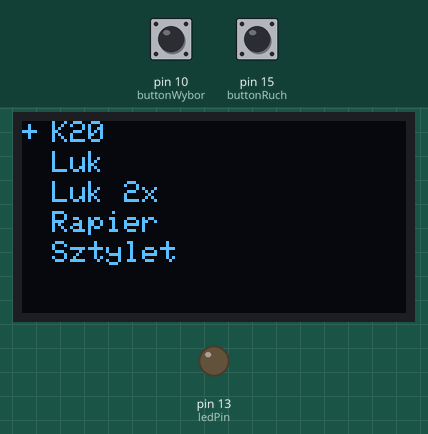
Recording of a sketch running on a simulated Arduino Uno, built with avr-gcc and run on an emulated ATmega328P. On the bench: 128×64 one-colour display, output pins drawn as LEDs (lit = HIGH). The test bench sets the inputs (shaded band); at power-on: pin 15 (buttonRuch) LOW, pin 10 (buttonWybor) LOW. Random numbers use the default seed unless the sketch sets one.

Above: at 2.6 s.
2.7 s: pin 15 (buttonRuch) pulled HIGH for 0.15 s
At 4.2 s:
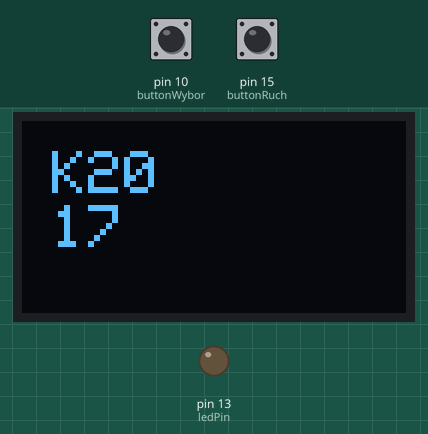
4.3 s: pin 10 (buttonWybor) pulled HIGH for 1 s
At 6.5 s:
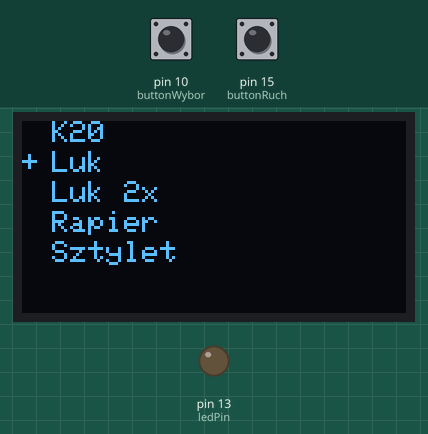
6.8 s: pin 15 (buttonRuch) pulled HIGH for 1 s
At 9.0 s:
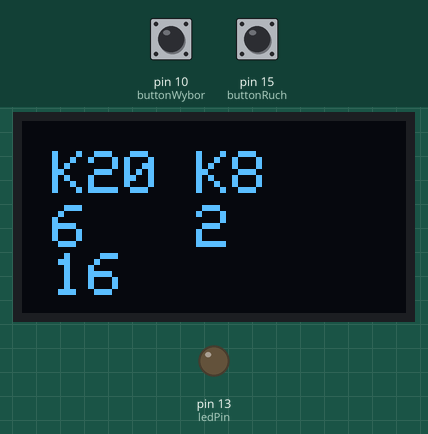
9.3 s: pin 10 (buttonWybor) pulled HIGH for 0.15 s
At 10.1 s:
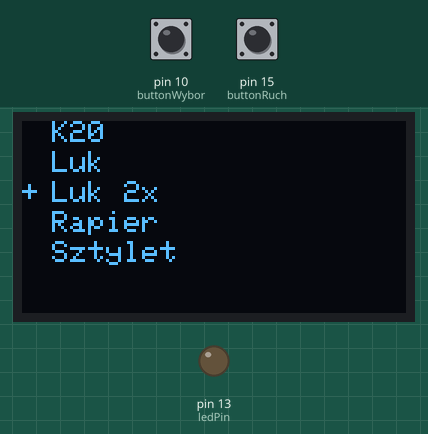
11.0 s: pin 15 (buttonRuch) pulled HIGH for 0.15 s
At 13.2 s:
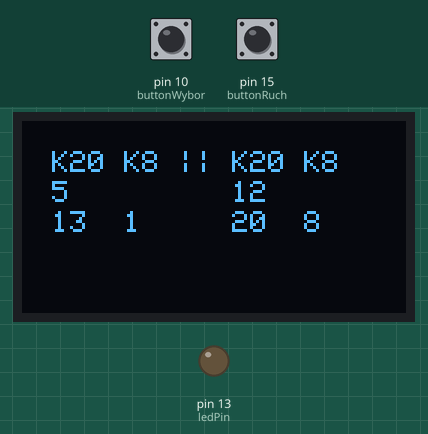
Timing chart, 0 to 13.6 s (numbered marks = the images above; inputs shaded):
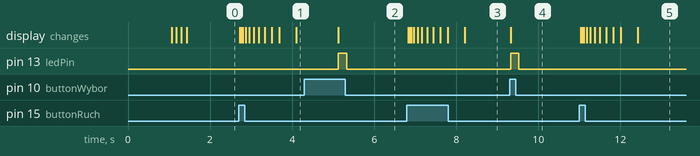

Measured:
- after the input at 2.7 s, the display: first changes at once (image 1 shows a later state)
- after the input at 4.3 s, pin 13 (ledPin): LOW → HIGH after 0.83 s, → LOW 0.20 s later; the display: changes after 0.83 s (image 2)
- after the input at 6.8 s, the display: first changes at once (image 3 shows a later state)
- after the input at 9.3 s, pin 13 (ledPin): LOW → HIGH at once, → LOW 0.20 s later; the display: changes at once (image 4)
- after the input at 11.0 s, the display: first changes at once (image 5 shows a later state)

The sketch:

kostka.ino
```cpp
#include <SPI.h>
#include <Wire.h>
#include <Adafruit_GFX.h>
#include <Adafruit_SSD1306.h>

#define SCREEN_WIDTH 128 // OLED display width, in pixels
#define SCREEN_HEIGHT 64 // OLED display height, in pixels
#define OLED_RESET     4 // Reset pin # (or -1 if sharing Arduino reset pin)
Adafruit_SSD1306 display(SCREEN_WIDTH, SCREEN_HEIGHT, &Wire, OLED_RESET);
//Adafruit_SSD1306 display(1, 1, &Wire, OLED_RESET);
#define LOGO_HEIGHT   64
#define LOGO_WIDTH    128
static const unsigned char PROGMEM logo_cat[] =
{ 0x00, 0x00, 0x00, 0x00, 0x00, 0x00, 0x00, 0x00, 0x00, 0x00, 0x00, 0x00, 0x00, 0x00, 0x00, 0x00,
  0x00, 0x00, 0x00, 0x00, 0x00, 0x00, 0x00, 0x00, 0x00, 0x00, 0x00, 0x00, 0x00, 0x00, 0x00, 0x00,
  0x00, 0x00, 0x00, 0x00, 0x00, 0x00, 0x00, 0x00, 0x00, 0x00, 0x00, 0x00, 0x00, 0x00, 0x00, 0x00,
  0x00, 0x00, 0x00, 0x00, 0x00, 0x00, 0x00, 0x00, 0x00, 0x00, 0x00, 0x00, 0x00, 0x00, 0x00, 0x00,
  0x00, 0x00, 0x00, 0x02, 0x00, 0x00, 0x00, 0x00, 0x00, 0x00, 0x00, 0x00, 0x00, 0x00, 0x00, 0x00,
  0x00, 0x00, 0x00, 0x03, 0x80, 0x00, 0x00, 0x00, 0x00, 0x00, 0x00, 0x00, 0x00, 0x00, 0x00, 0x00,
  0x00, 0x00, 0x00, 0x03, 0xc0, 0x00, 0x00, 0x00, 0x00, 0x00, 0x00, 0x00, 0x00, 0x00, 0x00, 0x00,
  0x00, 0x00, 0x00, 0x01, 0xf0, 0x00, 0x00, 0x00, 0x00, 0x00, 0x00, 0x00, 0x01, 0x80, 0x00, 0x00,
  0x00, 0x00, 0x00, 0x01, 0xfc, 0x00, 0x00, 0x00, 0x00, 0x00, 0x00, 0x00, 0x03, 0x80, 0x00, 0x00,
  0x00, 0x00, 0x00, 0x01, 0xfe, 0x00, 0x00, 0x00, 0x00, 0x00, 0x00, 0x00, 0x0f, 0x00, 0x00, 0x00,
  0x00, 0x00, 0x00, 0x00, 0xff, 0xc0, 0x00, 0x00, 0x00, 0x00, 0x00, 0x00, 0x3f, 0x00, 0x00, 0x00,
  0x00, 0x00, 0x00, 0x00, 0x7f, 0xe0, 0x00, 0x00, 0x00, 0x00, 0x00, 0x00, 0xff, 0x00, 0x00, 0x00,
  0x00, 0x00, 0x00, 0x00, 0x7f, 0xfc, 0x00, 0x00, 0x00, 0x00, 0x00, 0x1f, 0xfe, 0x00, 0x00, 0x00,
  0x00, 0x00, 0x00, 0x00, 0x3f, 0xff, 0x7f, 0xf8, 0x1f, 0xe0, 0x00, 0x3f, 0xfc, 0x00, 0x00, 0x00,
  0x00, 0x00, 0x00, 0x00, 0x3f, 0xff, 0xff, 0xff, 0xff, 0xf8, 0x01, 0xff, 0xfc, 0x00, 0x00, 0x00,
  0x00, 0x00, 0x00, 0x00, 0x1f, 0xff, 0xff, 0xff, 0xff, 0xff, 0xff, 0xff, 0xf8, 0x00, 0x00, 0x00,
  0x00, 0x00, 0x00, 0x00, 0x1f, 0xff, 0xff, 0xff, 0xff, 0xff, 0xff, 0xff, 0xf8, 0x00, 0x00, 0x00,
  0x00, 0x00, 0x00, 0x00, 0x0f, 0xff, 0xff, 0xff, 0xff, 0xff, 0xff, 0xff, 0xf0, 0x00, 0x00, 0x00,
  0x00, 0x00, 0x00, 0x00, 0x0f, 0xff, 0xff, 0xff, 0xff, 0xff, 0xff, 0xff, 0xf0, 0x00, 0x00, 0x00,
  0x00, 0x00, 0x00, 0x00, 0x0f, 0xff, 0xff, 0xff, 0xff, 0xff, 0xff, 0xff, 0xe0, 0x00, 0x00, 0x00,
  0x00, 0x00, 0x00, 0x00, 0x03, 0xff, 0xff, 0xff, 0xff, 0xff, 0xff, 0xff, 0xe0, 0x00, 0x00, 0x00,
  0x00, 0x00, 0x00, 0x00, 0x03, 0xff, 0xff, 0xff, 0xff, 0xff, 0xff, 0xff, 0xc0, 0x00, 0x00, 0x00,
  0x00, 0x00, 0x00, 0x00, 0x03, 0xff, 0xff, 0xff, 0xff, 0xff, 0xff, 0xff, 0x80, 0x00, 0x00, 0x00,
  0x00, 0x00, 0x00, 0x00, 0x03, 0xff, 0xff, 0xff, 0xff, 0xff, 0xff, 0xff, 0x80, 0x00, 0x00, 0x00,
  0x00, 0x00, 0x00, 0x00, 0x03, 0xff, 0xff, 0xff, 0xff, 0xff, 0xff, 0xff, 0x80, 0x00, 0x00, 0x00,
  0x00, 0x00, 0x00, 0x00, 0x03, 0xff, 0xff, 0xff, 0xff, 0xff, 0xff, 0xfe, 0x00, 0x00, 0x00, 0x00,
  0x00, 0x00, 0x00, 0x00, 0x03, 0xff, 0xff, 0xff, 0xff, 0xff, 0xff, 0xfe, 0x00, 0x00, 0x00, 0x00,
  0x00, 0x00, 0x00, 0x00, 0x03, 0xff, 0xff, 0xff, 0xff, 0xff, 0xff, 0xfe, 0x00, 0x00, 0x00, 0x00,
  0x00, 0x00, 0x00, 0x00, 0x07, 0xff, 0xff, 0xff, 0xff, 0xff, 0xff, 0xfe, 0x00, 0x00, 0x00, 0x00,
  0x00, 0x00, 0x00, 0x00, 0x07, 0xff, 0xff, 0xff, 0xff, 0xff, 0xff, 0xfe, 0x00, 0x00, 0x00, 0x00,
  0x00, 0x00, 0x00, 0x00, 0x07, 0xcf, 0xff, 0xff, 0xff, 0xff, 0xff, 0xfc, 0x00, 0x00, 0x00, 0x00,
  0x00, 0x00, 0x00, 0x00, 0x0f, 0xc3, 0xff, 0xff, 0xff, 0xff, 0xff, 0xf8, 0x00, 0x00, 0x00, 0x00,
  0x00, 0x00, 0x00, 0x00, 0x0f, 0xe1, 0xff, 0xff, 0xc7, 0xff, 0xff, 0xf8, 0x00, 0x00, 0x00, 0x00,
  0x00, 0x00, 0x00, 0x00, 0x0f, 0xe1, 0xff, 0xfc, 0x07, 0xff, 0xff, 0xf8, 0x00, 0x00, 0x00, 0x00,
  0x00, 0x00, 0x00, 0x00, 0x1f, 0xff, 0xff, 0xf0, 0x0f, 0xff, 0xff, 0xf8, 0x00, 0x00, 0x00, 0x00,
  0x00, 0x00, 0x00, 0x00, 0x1f, 0xff, 0xff, 0xf8, 0x3f, 0xff, 0xff, 0xf8, 0x00, 0x00, 0x00, 0x00,
  0x00, 0x00, 0x00, 0x00, 0x1f, 0xff, 0xff, 0xff, 0xff, 0xff, 0xff, 0xfc, 0x00, 0x00, 0x00, 0x00,
  0x00, 0x00, 0x00, 0x00, 0x1f, 0xff, 0xff, 0xff, 0xff, 0xff, 0xff, 0xfc, 0x00, 0x00, 0x00, 0x00,
  0x00, 0x00, 0x00, 0x00, 0x1f, 0xff, 0xff, 0xff, 0xff, 0xff, 0xff, 0xfc, 0x00, 0x00, 0x00, 0x00,
  0x00, 0x00, 0x00, 0x00, 0x1f, 0xff, 0xff, 0xff, 0xff, 0xff, 0xff, 0xfc, 0x00, 0x00, 0x00, 0x00,
  0x00, 0x00, 0x00, 0x00, 0x1f, 0xff, 0xff, 0xff, 0xff, 0xff, 0xff, 0xfc, 0x00, 0x00, 0x00, 0x00,
  0x00, 0x00, 0x00, 0x00, 0x1f, 0xfc, 0xe7, 0xff, 0xff, 0xff, 0xff, 0xfc, 0x00, 0x00, 0x00, 0x00,
  0x00, 0x00, 0x00, 0x00, 0x1f, 0xfc, 0x07, 0xff, 0xff, 0xff, 0xff, 0xfe, 0x00, 0x00, 0x00, 0x00,
  0x00, 0x00, 0x00, 0x00, 0x1f, 0xfe, 0x0f, 0xff, 0xff, 0xff, 0xff, 0xfc, 0x00, 0x00, 0x00, 0x00,
  0x00, 0x00, 0x00, 0x00, 0x1f, 0xff, 0x3f, 0xff, 0xff, 0xff, 0xff, 0xfc, 0x00, 0x00, 0x00, 0x00,
  0x00, 0x00, 0x00, 0x00, 0x1f, 0xff, 0xff, 0xff, 0xff, 0xff, 0xff, 0xfc, 0x00, 0x00, 0x00, 0x00,
  0x00, 0x00, 0x00, 0x00, 0x1f, 0xff, 0xff, 0xff, 0xff, 0xff, 0xff, 0xfc, 0x00, 0x00, 0x00, 0x00,
  0x00, 0x00, 0x00, 0x00, 0x1f, 0xff, 0xff, 0xff, 0xff, 0xff, 0xff, 0xfe, 0x00, 0x00, 0x00, 0x00,
  0x00, 0x00, 0x00, 0x00, 0x1f, 0xff, 0x3f, 0xff, 0xff, 0xff, 0xff, 0xfe, 0x00, 0x00, 0x00, 0x00,
  0x00, 0x00, 0x00, 0x00, 0x1f, 0xf8, 0x07, 0xff, 0xff, 0xff, 0xff, 0xfe, 0x00, 0x00, 0x00, 0x00,
  0x00, 0x00, 0x00, 0x00, 0x1f, 0xe0, 0x01, 0xff, 0xff, 0xff, 0xff, 0xfe, 0x00, 0x00, 0x00, 0x00,
  0x00, 0x00, 0x00, 0x00, 0x1f, 0xe0, 0x00, 0x3f, 0xff, 0xff, 0xff, 0xfe, 0x00, 0x00, 0x00, 0x00,
  0x00, 0x00, 0x00, 0x00, 0x1f, 0xf0, 0x00, 0x0f, 0xff, 0xff, 0xff, 0xfe, 0x00, 0x00, 0x00, 0x00,
  0x00, 0x00, 0x00, 0x00, 0x1f, 0xf8, 0x30, 0x03, 0xff, 0xff, 0xff, 0xfe, 0x00, 0x00, 0x00, 0x00,
  0x00, 0x00, 0x00, 0x00, 0x3f, 0xff, 0xff, 0xaf, 0xff, 0xff, 0xff, 0xfe, 0x00, 0x00, 0x00, 0x00,
  0x00, 0x00, 0x00, 0x00, 0x1f, 0xff, 0xff, 0xff, 0xff, 0xff, 0xff, 0xff, 0x00, 0x00, 0x00, 0x00,
  0x00, 0x00, 0x00, 0x00, 0x1f, 0xff, 0xff, 0xff, 0xff, 0xff, 0xff, 0xff, 0x00, 0x00, 0x00, 0x00,
  0x00, 0x00, 0x00, 0x00, 0x0f, 0xff, 0xff, 0xff, 0xff, 0xff, 0xff, 0xff, 0x00, 0x00, 0x00, 0x00,
  0x00, 0x00, 0x00, 0x00, 0x0f, 0xff, 0xff, 0xff, 0xff, 0xff, 0xff, 0xff, 0x00, 0x00, 0x00, 0x00,
  0x00, 0x00, 0x00, 0x00, 0x0f, 0xff, 0xff, 0xff, 0xff, 0xff, 0xff, 0xff, 0x00, 0x00, 0x00, 0x00,
  0x00, 0x00, 0x00, 0x00, 0x0f, 0xff, 0xff, 0xff, 0xff, 0xff, 0xff, 0xff, 0x00, 0x00, 0x00, 0x00,
  0x00, 0x00, 0x00, 0x00, 0x0f, 0xff, 0xff, 0xff, 0xff, 0xff, 0xff, 0xff, 0x00, 0x00, 0x00, 0x00,
  0x00, 0x00, 0x00, 0x00, 0x00, 0x00, 0x00, 0x00, 0x00, 0x00, 0x00, 0x00, 0x00, 0x00, 0x00, 0x00,
  0x00, 0x00, 0x00, 0x00, 0x00, 0x00, 0x00, 0x00, 0x00, 0x00, 0x00, 0x00, 0x00, 0x00, 0x00, 0x00
};

int s = 1;
int zr = 4;
int mod_atak = 5;
int at_luk = 1; //atut skupienie na broni
int at_sz_strz = -2; //atut szybki strzał

int mod_luk = mod_atak + zr + at_luk;
int mod_luk2 = mod_atak + zr + at_luk + at_sz_strz;
int mod_rapier = mod_atak + zr;
int mod_sztylet = mod_atak + zr;

const int buttonRuch = 15;
const int buttonWybor = 10;
const int ledPin =  13;
int buttonState = 0;

int wynik, x, wyb = 0, sum, sum2, sum3, sum4;
float sr = 0;

void setup() {
  Serial.begin(9600);

  pinMode(ledPin, OUTPUT);
  pinMode(buttonRuch, INPUT);
  pinMode(buttonWybor, INPUT);

  display.begin(SSD1306_SWITCHCAPVCC, 0x3C);
  display.clearDisplay();
  //display.drawPixel(10, 10, SSD1306_WHITE);
  //display.display();
  //delay(500);
  testdrawbitmap();
  display.invertDisplay(true);
  delay(100);
  display.invertDisplay(false);
  delay(100);
  display.clearDisplay();
  //delay(1000);

  display.setTextColor(SSD1306_WHITE);        // Draw white text
  display.setCursor(0, 10);            // Start at top-left corner
  display.setTextSize(2);             // Normal 1:1 pixel scale
  display.println(F("KOSTKA\n"));
  display.display();
  delay(100);
  menu();
}

void loop() {
  buttonState = digitalRead(buttonRuch);
  if (digitalRead(buttonWybor))
  {
    wyb++;
    if (wyb > 4) {
      wyb = 0;
    }
    menu();
    digitalWrite(ledPin, HIGH);
    delay(200);
    digitalWrite(ledPin, LOW);
  }

  if (buttonState == HIGH) {
    switch (wyb) {
      case 0:
        K20();
        break;
      case 1:
        bron(8, mod_luk, 0); //luk
        break;
      case 2:
        luk2(8, mod_luk2, 0);
        break;
      case 3:
        bron(6, mod_rapier, 0); //rapier();
        break;
      case 4:
        bron(4, mod_sztylet, 0); //sztylet();
        break;
    }
  }
}

void menu() {
  display.clearDisplay();
  display.setTextSize(1);
  display.setCursor(10, 0);
  display.println(F("K20"));
  display.setCursor(10, 10);
  display.println(F("Luk"));
  display.setCursor(10, 20);
  display.println(F("Luk 2x"));
  display.setCursor(10, 30);
  display.println(F("Rapier"));
  display.setCursor(10, 40);
  display.println(F("Sztylet"));
  display.setCursor(0, wyb * 10);
  display.println(F("+"));

  display.display();
}


void bron(int K, int mod, int mod_obr) {
  display.setTextSize(2);
  for (int i = 0; i < 10; i++) {
    display.clearDisplay();
    display.setCursor(10, 10);
    display.print(F("K20 K"));
    display.print(K);
    display.setCursor(10, 28);
    display.print(losowanie(20));
    display.setCursor(58, 28);
    display.print(losowanie(K));
    display.display();
    delay(i * 20);
  }
  delay(200);
  display.clearDisplay();
  display.setCursor(10, 10);
  display.print(F("K20 K"));
  display.print(K);
  display.setCursor(10, 28);
  sum = losowaniex();
  display.print(sum);
  display.setCursor(10, 44);
  display.print(sum + mod);
  display.setCursor(58, 28);
  sum2 = losowanie(K);
  display.print(sum2 + mod_obr);
  display.display();
  delay(1000);
}

void luk2(int K, int mod, int mod_obr) {
  display.setTextSize(1);
  for (int i = 0; i < 10; i++) {
    display.clearDisplay();
    display.setCursor(10, 10);
    display.println(F("K20 K8 || K20 K8\n"));
    display.setCursor(10, 20);
    display.print(losowanie(20));
    display.setCursor(34, 20);
    display.print(losowanie(K));
    display.setCursor(70, 20);
    display.print(losowanie(20));
    display.setCursor(94, 20);
    display.print(losowanie(K));
    display.display();
    delay(i * 20);
  }
  delay(200);
  display.clearDisplay();
  display.setCursor(10, 10);
  display.println(F("K20 K8 || K20 K8\n"));

  display.setCursor(10, 20);
  sum = losowaniex();
  display.print(sum);
  display.setCursor(10, 30);
  display.print(sum + mod);
  display.setCursor(34, 30);
  sum2 = losowanie(K);
  display.print(sum2);

  display.setCursor(70, 20);
  sum3 = losowaniex();
  display.print(sum3);
  display.setCursor(70, 30);
  display.print(sum3 + mod);
  display.setCursor(94, 30);
  sum4 = losowanie(K);
  display.print(sum4);
  display.display();
  delay(1000);
}

void K20() {
  display.setTextSize(2);
  for (int i = 0; i < 10; i++) {
    display.clearDisplay();
    display.setCursor(10, 10);
    display.println(F("K20\n"));
    display.setCursor(10, 28);
    display.print(losowanie(20));
    display.display();
    delay(i * 20);
  }
  delay(200);
  display.clearDisplay();
  display.setCursor(10, 10);
  display.println(F("K20\n"));
  display.setCursor(10, 28);
  display.println(losowaniex());
  display.display();
  delay(1000);
}

long losowanie(int k) {
  randomSeed(millis());
  wynik = random(1, k + 1);
  return wynik;
}
long losowaniex() {
  randomSeed(millis());
  wynik = random(1, 21);
  if (wynik == 1) {
    x = random(1, 21);
    if (x > 10) {
      wynik = x;
    }
  }
  return wynik;
}

void testdrawbitmap(void) {
  display.clearDisplay();
  display.drawBitmap(
    (display.width()  - LOGO_WIDTH ) / 2,
    (display.height() - LOGO_HEIGHT) / 2,
    logo_cat, LOGO_WIDTH, LOGO_HEIGHT, 1);
  display.display();
  delay(1000);
}
```
